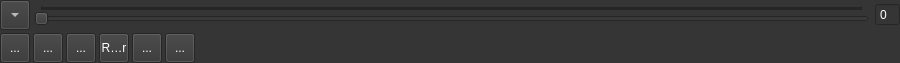
<?xml version="1.0" encoding="UTF-8"?>
<ui version="4.0">
 <class>View2D</class>
 <widget class="QWidget" name="View2D">
  <property name="geometry">
   <rect>
    <x>0</x>
    <y>0</y>
    <width>900</width>
    <height>63</height>
   </rect>
  </property>
  <property name="sizePolicy">
   <sizepolicy hsizetype="Preferred" vsizetype="Preferred">
    <horstretch>0</horstretch>
    <verstretch>0</verstretch>
   </sizepolicy>
  </property>
  <property name="palette">
   <palette>
    <active>
     <colorrole role="WindowText">
      <brush brushstyle="SolidPattern">
       <color alpha="255">
        <red>255</red>
        <green>255</green>
        <blue>255</blue>
       </color>
      </brush>
     </colorrole>
     <colorrole role="Button">
      <brush brushstyle="SolidPattern">
       <color alpha="255">
        <red>53</red>
        <green>53</green>
        <blue>53</blue>
       </color>
      </brush>
     </colorrole>
     <colorrole role="Light">
      <brush brushstyle="SolidPattern">
       <color alpha="255">
        <red>53</red>
        <green>53</green>
        <blue>53</blue>
       </color>
      </brush>
     </colorrole>
     <colorrole role="Midlight">
      <brush brushstyle="SolidPattern">
       <color alpha="255">
        <red>53</red>
        <green>53</green>
        <blue>53</blue>
       </color>
      </brush>
     </colorrole>
     <colorrole role="Dark">
      <brush brushstyle="SolidPattern">
       <color alpha="255">
        <red>98</red>
        <green>98</green>
        <blue>98</blue>
       </color>
      </brush>
     </colorrole>
     <colorrole role="Mid">
      <brush brushstyle="SolidPattern">
       <color alpha="255">
        <red>154</red>
        <green>154</green>
        <blue>154</blue>
       </color>
      </brush>
     </colorrole>
     <colorrole role="Text">
      <brush brushstyle="SolidPattern">
       <color alpha="255">
        <red>255</red>
        <green>255</green>
        <blue>255</blue>
       </color>
      </brush>
     </colorrole>
     <colorrole role="BrightText">
      <brush brushstyle="SolidPattern">
       <color alpha="255">
        <red>255</red>
        <green>255</green>
        <blue>255</blue>
       </color>
      </brush>
     </colorrole>
     <colorrole role="ButtonText">
      <brush brushstyle="SolidPattern">
       <color alpha="255">
        <red>255</red>
        <green>255</green>
        <blue>255</blue>
       </color>
      </brush>
     </colorrole>
     <colorrole role="Base">
      <brush brushstyle="SolidPattern">
       <color alpha="255">
        <red>53</red>
        <green>53</green>
        <blue>53</blue>
       </color>
      </brush>
     </colorrole>
     <colorrole role="Window">
      <brush brushstyle="SolidPattern">
       <color alpha="255">
        <red>53</red>
        <green>53</green>
        <blue>53</blue>
       </color>
      </brush>
     </colorrole>
     <colorrole role="Shadow">
      <brush brushstyle="SolidPattern">
       <color alpha="255">
        <red>53</red>
        <green>53</green>
        <blue>53</blue>
       </color>
      </brush>
     </colorrole>
     <colorrole role="Highlight">
      <brush brushstyle="SolidPattern">
       <color alpha="255">
        <red>98</red>
        <green>98</green>
        <blue>98</blue>
       </color>
      </brush>
     </colorrole>
     <colorrole role="HighlightedText">
      <brush brushstyle="SolidPattern">
       <color alpha="255">
        <red>255</red>
        <green>255</green>
        <blue>255</blue>
       </color>
      </brush>
     </colorrole>
     <colorrole role="Link">
      <brush brushstyle="SolidPattern">
       <color alpha="255">
        <red>53</red>
        <green>53</green>
        <blue>53</blue>
       </color>
      </brush>
     </colorrole>
     <colorrole role="LinkVisited">
      <brush brushstyle="SolidPattern">
       <color alpha="255">
        <red>53</red>
        <green>53</green>
        <blue>53</blue>
       </color>
      </brush>
     </colorrole>
     <colorrole role="AlternateBase">
      <brush brushstyle="SolidPattern">
       <color alpha="255">
        <red>53</red>
        <green>53</green>
        <blue>53</blue>
       </color>
      </brush>
     </colorrole>
     <colorrole role="ToolTipBase">
      <brush brushstyle="SolidPattern">
       <color alpha="255">
        <red>255</red>
        <green>255</green>
        <blue>255</blue>
       </color>
      </brush>
     </colorrole>
     <colorrole role="ToolTipText">
      <brush brushstyle="SolidPattern">
       <color alpha="255">
        <red>255</red>
        <green>255</green>
        <blue>255</blue>
       </color>
      </brush>
     </colorrole>
     <colorrole role="PlaceholderText">
      <brush brushstyle="SolidPattern">
       <color alpha="128">
        <red>98</red>
        <green>98</green>
        <blue>98</blue>
       </color>
      </brush>
     </colorrole>
    </active>
    <inactive>
     <colorrole role="WindowText">
      <brush brushstyle="SolidPattern">
       <color alpha="255">
        <red>255</red>
        <green>255</green>
        <blue>255</blue>
       </color>
      </brush>
     </colorrole>
     <colorrole role="Button">
      <brush brushstyle="SolidPattern">
       <color alpha="255">
        <red>53</red>
        <green>53</green>
        <blue>53</blue>
       </color>
      </brush>
     </colorrole>
     <colorrole role="Light">
      <brush brushstyle="SolidPattern">
       <color alpha="255">
        <red>53</red>
        <green>53</green>
        <blue>53</blue>
       </color>
      </brush>
     </colorrole>
     <colorrole role="Midlight">
      <brush brushstyle="SolidPattern">
       <color alpha="255">
        <red>53</red>
        <green>53</green>
        <blue>53</blue>
       </color>
      </brush>
     </colorrole>
     <colorrole role="Dark">
      <brush brushstyle="SolidPattern">
       <color alpha="255">
        <red>98</red>
        <green>98</green>
        <blue>98</blue>
       </color>
      </brush>
     </colorrole>
     <colorrole role="Mid">
      <brush brushstyle="SolidPattern">
       <color alpha="255">
        <red>154</red>
        <green>154</green>
        <blue>154</blue>
       </color>
      </brush>
     </colorrole>
     <colorrole role="Text">
      <brush brushstyle="SolidPattern">
       <color alpha="255">
        <red>255</red>
        <green>255</green>
        <blue>255</blue>
       </color>
      </brush>
     </colorrole>
     <colorrole role="BrightText">
      <brush brushstyle="SolidPattern">
       <color alpha="255">
        <red>255</red>
        <green>255</green>
        <blue>255</blue>
       </color>
      </brush>
     </colorrole>
     <colorrole role="ButtonText">
      <brush brushstyle="SolidPattern">
       <color alpha="255">
        <red>255</red>
        <green>255</green>
        <blue>255</blue>
       </color>
      </brush>
     </colorrole>
     <colorrole role="Base">
      <brush brushstyle="SolidPattern">
       <color alpha="255">
        <red>53</red>
        <green>53</green>
        <blue>53</blue>
       </color>
      </brush>
     </colorrole>
     <colorrole role="Window">
      <brush brushstyle="SolidPattern">
       <color alpha="255">
        <red>53</red>
        <green>53</green>
        <blue>53</blue>
       </color>
      </brush>
     </colorrole>
     <colorrole role="Shadow">
      <brush brushstyle="SolidPattern">
       <color alpha="255">
        <red>53</red>
        <green>53</green>
        <blue>53</blue>
       </color>
      </brush>
     </colorrole>
     <colorrole role="Highlight">
      <brush brushstyle="SolidPattern">
       <color alpha="255">
        <red>98</red>
        <green>98</green>
        <blue>98</blue>
       </color>
      </brush>
     </colorrole>
     <colorrole role="HighlightedText">
      <brush brushstyle="SolidPattern">
       <color alpha="255">
        <red>255</red>
        <green>255</green>
        <blue>255</blue>
       </color>
      </brush>
     </colorrole>
     <colorrole role="Link">
      <brush brushstyle="SolidPattern">
       <color alpha="255">
        <red>53</red>
        <green>53</green>
        <blue>53</blue>
       </color>
      </brush>
     </colorrole>
     <colorrole role="LinkVisited">
      <brush brushstyle="SolidPattern">
       <color alpha="255">
        <red>53</red>
        <green>53</green>
        <blue>53</blue>
       </color>
      </brush>
     </colorrole>
     <colorrole role="AlternateBase">
      <brush brushstyle="SolidPattern">
       <color alpha="255">
        <red>53</red>
        <green>53</green>
        <blue>53</blue>
       </color>
      </brush>
     </colorrole>
     <colorrole role="ToolTipBase">
      <brush brushstyle="SolidPattern">
       <color alpha="255">
        <red>255</red>
        <green>255</green>
        <blue>255</blue>
       </color>
      </brush>
     </colorrole>
     <colorrole role="ToolTipText">
      <brush brushstyle="SolidPattern">
       <color alpha="255">
        <red>255</red>
        <green>255</green>
        <blue>255</blue>
       </color>
      </brush>
     </colorrole>
     <colorrole role="PlaceholderText">
      <brush brushstyle="SolidPattern">
       <color alpha="128">
        <red>98</red>
        <green>98</green>
        <blue>98</blue>
       </color>
      </brush>
     </colorrole>
    </inactive>
    <disabled>
     <colorrole role="WindowText">
      <brush brushstyle="SolidPattern">
       <color alpha="255">
        <red>255</red>
        <green>255</green>
        <blue>255</blue>
       </color>
      </brush>
     </colorrole>
     <colorrole role="Button">
      <brush brushstyle="SolidPattern">
       <color alpha="255">
        <red>53</red>
        <green>53</green>
        <blue>53</blue>
       </color>
      </brush>
     </colorrole>
     <colorrole role="Light">
      <brush brushstyle="SolidPattern">
       <color alpha="255">
        <red>53</red>
        <green>53</green>
        <blue>53</blue>
       </color>
      </brush>
     </colorrole>
     <colorrole role="Midlight">
      <brush brushstyle="SolidPattern">
       <color alpha="255">
        <red>53</red>
        <green>53</green>
        <blue>53</blue>
       </color>
      </brush>
     </colorrole>
     <colorrole role="Dark">
      <brush brushstyle="SolidPattern">
       <color alpha="255">
        <red>98</red>
        <green>98</green>
        <blue>98</blue>
       </color>
      </brush>
     </colorrole>
     <colorrole role="Mid">
      <brush brushstyle="SolidPattern">
       <color alpha="255">
        <red>154</red>
        <green>154</green>
        <blue>154</blue>
       </color>
      </brush>
     </colorrole>
     <colorrole role="Text">
      <brush brushstyle="SolidPattern">
       <color alpha="255">
        <red>255</red>
        <green>255</green>
        <blue>255</blue>
       </color>
      </brush>
     </colorrole>
     <colorrole role="BrightText">
      <brush brushstyle="SolidPattern">
       <color alpha="255">
        <red>255</red>
        <green>255</green>
        <blue>255</blue>
       </color>
      </brush>
     </colorrole>
     <colorrole role="ButtonText">
      <brush brushstyle="SolidPattern">
       <color alpha="255">
        <red>255</red>
        <green>255</green>
        <blue>255</blue>
       </color>
      </brush>
     </colorrole>
     <colorrole role="Base">
      <brush brushstyle="SolidPattern">
       <color alpha="255">
        <red>53</red>
        <green>53</green>
        <blue>53</blue>
       </color>
      </brush>
     </colorrole>
     <colorrole role="Window">
      <brush brushstyle="SolidPattern">
       <color alpha="255">
        <red>53</red>
        <green>53</green>
        <blue>53</blue>
       </color>
      </brush>
     </colorrole>
     <colorrole role="Shadow">
      <brush brushstyle="SolidPattern">
       <color alpha="255">
        <red>53</red>
        <green>53</green>
        <blue>53</blue>
       </color>
      </brush>
     </colorrole>
     <colorrole role="Highlight">
      <brush brushstyle="SolidPattern">
       <color alpha="255">
        <red>98</red>
        <green>98</green>
        <blue>98</blue>
       </color>
      </brush>
     </colorrole>
     <colorrole role="HighlightedText">
      <brush brushstyle="SolidPattern">
       <color alpha="255">
        <red>255</red>
        <green>255</green>
        <blue>255</blue>
       </color>
      </brush>
     </colorrole>
     <colorrole role="Link">
      <brush brushstyle="SolidPattern">
       <color alpha="255">
        <red>53</red>
        <green>53</green>
        <blue>53</blue>
       </color>
      </brush>
     </colorrole>
     <colorrole role="LinkVisited">
      <brush brushstyle="SolidPattern">
       <color alpha="255">
        <red>53</red>
        <green>53</green>
        <blue>53</blue>
       </color>
      </brush>
     </colorrole>
     <colorrole role="AlternateBase">
      <brush brushstyle="SolidPattern">
       <color alpha="255">
        <red>53</red>
        <green>53</green>
        <blue>53</blue>
       </color>
      </brush>
     </colorrole>
     <colorrole role="ToolTipBase">
      <brush brushstyle="SolidPattern">
       <color alpha="255">
        <red>255</red>
        <green>255</green>
        <blue>255</blue>
       </color>
      </brush>
     </colorrole>
     <colorrole role="ToolTipText">
      <brush brushstyle="SolidPattern">
       <color alpha="255">
        <red>255</red>
        <green>255</green>
        <blue>255</blue>
       </color>
      </brush>
     </colorrole>
     <colorrole role="PlaceholderText">
      <brush brushstyle="SolidPattern">
       <color alpha="128">
        <red>98</red>
        <green>98</green>
        <blue>98</blue>
       </color>
      </brush>
     </colorrole>
    </disabled>
   </palette>
  </property>
  <property name="windowTitle">
   <string>Form</string>
  </property>
  <layout class="QVBoxLayout" name="layout">
   <property name="spacing">
    <number>3</number>
   </property>
   <property name="leftMargin">
    <number>0</number>
   </property>
   <property name="topMargin">
    <number>0</number>
   </property>
   <property name="rightMargin">
    <number>0</number>
   </property>
   <property name="bottomMargin">
    <number>0</number>
   </property>
   <item>
    <widget class="QWidget" name="widget_2" native="true">
     <layout class="QHBoxLayout" name="horizontalLayout">
      <property name="spacing">
       <number>4</number>
      </property>
      <property name="leftMargin">
       <number>0</number>
      </property>
      <property name="topMargin">
       <number>0</number>
      </property>
      <property name="rightMargin">
       <number>0</number>
      </property>
      <property name="bottomMargin">
       <number>0</number>
      </property>
      <item>
       <widget class="QToolButton" name="tbTools">
        <property name="minimumSize">
         <size>
          <width>30</width>
          <height>30</height>
         </size>
        </property>
        <property name="maximumSize">
         <size>
          <width>30</width>
          <height>30</height>
         </size>
        </property>
        <property name="text">
         <string/>
        </property>
        <property name="iconSize">
         <size>
          <width>24</width>
          <height>24</height>
         </size>
        </property>
        <property name="checkable">
         <bool>true</bool>
        </property>
        <property name="arrowType">
         <enum>Qt::DownArrow</enum>
        </property>
       </widget>
      </item>
      <item>
       <widget class="QWidget" name="widget" native="true">
        <layout class="QHBoxLayout" name="horizontalLayout_2">
         <property name="leftMargin">
          <number>0</number>
         </property>
         <property name="topMargin">
          <number>0</number>
         </property>
         <property name="rightMargin">
          <number>0</number>
         </property>
         <property name="bottomMargin">
          <number>0</number>
         </property>
         <item>
          <widget class="QSlider" name="sSlice">
           <property name="maximum">
            <number>8999</number>
           </property>
           <property name="orientation">
            <enum>Qt::Horizontal</enum>
           </property>
           <property name="tickPosition">
            <enum>QSlider::TicksAbove</enum>
           </property>
          </widget>
         </item>
         <item>
          <widget class="QSpinBox" name="sbSlice">
           <property name="maximumSize">
            <size>
             <width>25</width>
             <height>16777215</height>
            </size>
           </property>
           <property name="buttonSymbols">
            <enum>QAbstractSpinBox::NoButtons</enum>
           </property>
           <property name="maximum">
            <number>8999</number>
           </property>
          </widget>
         </item>
        </layout>
       </widget>
      </item>
     </layout>
    </widget>
   </item>
   <item>
    <widget class="QWidget" name="tools" native="true">
     <layout class="QHBoxLayout" name="horizontalLayout_3">
      <property name="spacing">
       <number>3</number>
      </property>
      <property name="leftMargin">
       <number>0</number>
      </property>
      <property name="topMargin">
       <number>0</number>
      </property>
      <property name="rightMargin">
       <number>0</number>
      </property>
      <property name="bottomMargin">
       <number>0</number>
      </property>
      <item>
       <widget class="CustomToolButton" name="toolButtonPan">
        <property name="minimumSize">
         <size>
          <width>30</width>
          <height>30</height>
         </size>
        </property>
        <property name="maximumSize">
         <size>
          <width>30</width>
          <height>30</height>
         </size>
        </property>
        <property name="toolTip">
         <string>&lt;html&gt;&lt;head/&gt;&lt;body&gt;&lt;p&gt;Перемещение&lt;/p&gt;&lt;/body&gt;&lt;/html&gt;</string>
        </property>
        <property name="text">
         <string>...</string>
        </property>
        <property name="icon">
         <iconset resource="../resources.qrc">
          <normaloff>:/icons/pan.png</normaloff>:/icons/pan.png</iconset>
        </property>
        <property name="iconSize">
         <size>
          <width>24</width>
          <height>24</height>
         </size>
        </property>
        <property name="checkable">
         <bool>true</bool>
        </property>
        <attribute name="buttonGroup">
         <string notr="true">buttonGroup</string>
        </attribute>
       </widget>
      </item>
      <item>
       <widget class="CustomToolButton" name="toolButtonRotate">
        <property name="minimumSize">
         <size>
          <width>30</width>
          <height>30</height>
         </size>
        </property>
        <property name="maximumSize">
         <size>
          <width>30</width>
          <height>30</height>
         </size>
        </property>
        <property name="toolTip">
         <string>&lt;html&gt;&lt;head/&gt;&lt;body&gt;&lt;p&gt;Поворот&lt;/p&gt;&lt;/body&gt;&lt;/html&gt;</string>
        </property>
        <property name="text">
         <string>...</string>
        </property>
        <property name="icon">
         <iconset resource="../resources.qrc">
          <normaloff>:/icons/rotate.png</normaloff>:/icons/rotate.png</iconset>
        </property>
        <property name="iconSize">
         <size>
          <width>24</width>
          <height>24</height>
         </size>
        </property>
        <property name="checkable">
         <bool>true</bool>
        </property>
        <attribute name="buttonGroup">
         <string notr="true">buttonGroup</string>
        </attribute>
       </widget>
      </item>
      <item>
       <widget class="CustomToolButton" name="toolButtonZoom">
        <property name="minimumSize">
         <size>
          <width>30</width>
          <height>30</height>
         </size>
        </property>
        <property name="maximumSize">
         <size>
          <width>30</width>
          <height>30</height>
         </size>
        </property>
        <property name="toolTip">
         <string>&lt;html&gt;&lt;head/&gt;&lt;body&gt;&lt;p&gt;Масшабирование&lt;/p&gt;&lt;/body&gt;&lt;/html&gt;</string>
        </property>
        <property name="text">
         <string>...</string>
        </property>
        <property name="icon">
         <iconset resource="../resources.qrc">
          <normaloff>:/icons/zoom-in.png</normaloff>:/icons/zoom-in.png</iconset>
        </property>
        <property name="iconSize">
         <size>
          <width>24</width>
          <height>24</height>
         </size>
        </property>
        <property name="checkable">
         <bool>true</bool>
        </property>
        <attribute name="buttonGroup">
         <string notr="true">buttonGroup</string>
        </attribute>
       </widget>
      </item>
      <item>
       <widget class="QToolButton" name="tbDistanceMeasurer">
        <property name="minimumSize">
         <size>
          <width>30</width>
          <height>30</height>
         </size>
        </property>
        <property name="maximumSize">
         <size>
          <width>30</width>
          <height>30</height>
         </size>
        </property>
        <property name="toolTip">
         <string>&lt;html&gt;&lt;head/&gt;&lt;body&gt;&lt;p&gt;Измерить длину&lt;/p&gt;&lt;/body&gt;&lt;/html&gt;</string>
        </property>
        <property name="text">
         <string>Ruler</string>
        </property>
        <property name="icon">
         <iconset resource="../resources.qrc">
          <normaloff>:/icons/meshtools/3D измеритель.png</normaloff>:/icons/meshtools/3D измеритель.png</iconset>
        </property>
        <property name="iconSize">
         <size>
          <width>24</width>
          <height>24</height>
         </size>
        </property>
        <property name="checkable">
         <bool>true</bool>
        </property>
       </widget>
      </item>
      <item>
       <widget class="QToolButton" name="tbAngleMeasurer">
        <property name="minimumSize">
         <size>
          <width>30</width>
          <height>30</height>
         </size>
        </property>
        <property name="maximumSize">
         <size>
          <width>30</width>
          <height>30</height>
         </size>
        </property>
        <property name="toolTip">
         <string>&lt;html&gt;&lt;head/&gt;&lt;body&gt;&lt;p&gt;Измерить угол&lt;/p&gt;&lt;/body&gt;&lt;/html&gt;</string>
        </property>
        <property name="text">
         <string>...</string>
        </property>
        <property name="icon">
         <iconset resource="../resources.qrc">
          <normaloff>:/icons/AngleMeasurer.png</normaloff>:/icons/AngleMeasurer.png</iconset>
        </property>
        <property name="iconSize">
         <size>
          <width>24</width>
          <height>24</height>
         </size>
        </property>
        <property name="checkable">
         <bool>true</bool>
        </property>
       </widget>
      </item>
      <item>
       <widget class="QToolButton" name="toolButtonLineProbe">
        <property name="minimumSize">
         <size>
          <width>30</width>
          <height>30</height>
         </size>
        </property>
        <property name="maximumSize">
         <size>
          <width>30</width>
          <height>30</height>
         </size>
        </property>
        <property name="toolTip">
         <string>&lt;html&gt;&lt;head/&gt;&lt;body&gt;&lt;p&gt;Построить гистограмму&lt;/p&gt;&lt;/body&gt;&lt;/html&gt;</string>
        </property>
        <property name="text">
         <string>...</string>
        </property>
        <property name="icon">
         <iconset resource="../resources.qrc">
          <normaloff>:/icons/previewdialog/гистограмма.png</normaloff>:/icons/previewdialog/гистограмма.png</iconset>
        </property>
        <property name="iconSize">
         <size>
          <width>24</width>
          <height>24</height>
         </size>
        </property>
        <property name="checkable">
         <bool>true</bool>
        </property>
       </widget>
      </item>
      <item>
       <spacer name="horizontalSpacer">
        <property name="orientation">
         <enum>Qt::Horizontal</enum>
        </property>
        <property name="sizeHint" stdset="0">
         <size>
          <width>739</width>
          <height>20</height>
         </size>
        </property>
       </spacer>
      </item>
     </layout>
    </widget>
   </item>
  </layout>
 </widget>
 <customwidgets>
  <customwidget>
   <class>CustomToolButton</class>
   <extends>QToolButton</extends>
   <header>..buttons.customtoolbutton.h</header>
  </customwidget>
 </customwidgets>
 <resources>
  <include location="../resources.qrc"/>
 </resources>
 <connections>
  <connection>
   <sender>tbTools</sender>
   <signal>toggled(bool)</signal>
   <receiver>tools</receiver>
   <slot>setVisible(bool)</slot>
   <hints>
    <hint type="sourcelabel">
     <x>11</x>
     <y>72</y>
    </hint>
    <hint type="destinationlabel">
     <x>199</x>
     <y>226</y>
    </hint>
   </hints>
  </connection>
 </connections>
 <slots>
  <slot>setSlice(int)</slot>
 </slots>
 <buttongroups>
  <buttongroup name="buttonGroup"/>
 </buttongroups>
</ui>
